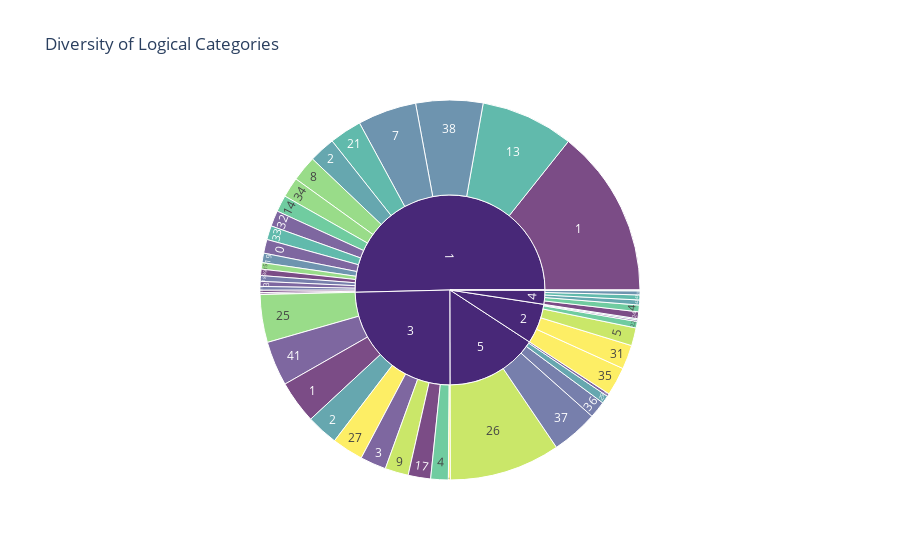

This figure's notebook cell:
### Code cell
# import pandas as pd
# import plotly.express as px

# # Load the data
# campaigns = pd.read_csv("../data/fpa/campaigns_fpa_filtered_final.csv")

# # Split the logical_category into two parts: A and B
# categories_split = campaigns['logical_category'].astype(str).str.split('.', expand=True)
# campaigns['A'] = categories_split[0]
# campaigns['B'] = categories_split[1]

# # Count the occurrences of each A and B combination
# category_counts = campaigns.groupby(['A', 'B']).size().reset_index(name='count')

# # Create a sunburst chart
# fig = px.sunburst(
#     category_counts,
#     path=['A', 'B'],
#     values='count',
#     title='Diversity of Logical Categories',
#     color='B',
#     color_discrete_sequence=px.colors.sequential.Viridis
# )

# # Show the plot
# fig.show()

### Figure 1 — Plotly figure (JSON) as saved in the notebook; plotly's stock layout.template omitted (floating-point values rounded to 4 significant figures)
{"data": [{"branchvalues": "total", "customdata": [["1"], ["3"], ["1"], ["11"], ["28"], ["12"], ["13"], ["14"], ["15"], ["16"], ["31"], ["17"], ["17"], ["32"], ["18"], ["19"], ["29"], ["33"], ["4"], ["34"], ["5"], ["35"], ["4"], ["6"], ["0"], ["36"], ["7"], ["3"], ["2"], ["3"], ["2"], ["21"], ["22"], ["3"], ["8"], ["9"], ["23"], ["24"], ["41"], ["37"], ["38"], ["42"], ["43"], ["44"], ["3"], ["25"], ["26"], ["27"], ["39"], ["3"], ["(?)"], ["(?)"], ["(?)"], ["(?)"], ["(?)"]], "domain": {"x": [0, 1], "y": [0, 1]}, "hovertemplate": "labels=%{label}<br>count=%{value}<br>parent=%{parent}<br>id=%{id}<br>B=%{customdata[0]}<extra></extra>", "ids": ["1/1", "5/3", "3/1", "1/11", "4/28", "2/12", "1/13", "1/14", "1/15", "1/16", "2/31", "1/17", "3/17", "1/32", "1/18", "1/19", "5/29", "1/33", "3/4", "1/34", "2/5", "2/35", "4/4", "1/6", "1/0", "5/36", "1/7", "0/3", "1/2", "1/3", "3/2", "1/21", "2/22", "2/3", "1/8", "3/9", "3/23", "4/24", "3/41", "5/37", "1/38", "4/42", "4/43", "4/44", "3/3", "3/25", "5/26", "3/27", "1/39", "0", "1", "2", "3", "4", "5"], "labels": ["1", "3", "1", "11", "28", "12", "13", "14", "15", "16", "31", "17", "17", "32", "18", "19", "29", "33", "4", "34", "5", "35", "4", "6", "0", "36", "7", "3", "2", "3", "2", "21", "22", "3", "8", "9", "23", "24", "41", "37", "38", "42", "43", "44", "3", "25", "26", "27", "39", "0", "1", "2", "3", "4", "5"], "marker": {"colors": ["#440154", "#482878", "#440154", "#3e4989", "#31688e", "#26828e", "#1f9e89", "#35b779", "#6ece58", "#b5de2b", "#fde725", "#440154", "#440154", "#482878", "#3e4989", "#31688e", "#26828e", "#1f9e89", "#35b779", "#6ece58", "#b5de2b", "#fde725", "#35b779", "#440154", "#482878", "#3e4989", "#31688e", "#482878", "#26828e", "#482878", "#26828e", "#1f9e89", "#35b779", "#482878", "#6ece58", "#b5de2b", "#fde725", "#440154", "#482878", "#3e4989", "#31688e", "#26828e", "#1f9e89", "#35b779", "#482878", "#6ece58", "#b5de2b", "#fde725", "#440154", "#482878", "#482878", "#482878", "#482878", "#482878", "#482878"]}, "name": "", "parents": ["1", "5", "3", "1", "4", "2", "1", "1", "1", "1", "2", "1", "3", "1", "1", "1", "5", "1", "3", "1", "2", "2", "4", "1", "1", "5", "1", "0", "1", "1", "3", "1", "2", "2", "1", "3", "3", "4", "3", "5", "1", "4", "4", "4", "3", "3", "5", "3", "1", "", "", "", "", "", ""], "type": "sunburst", "values": [1378, 23, 352, 31, 33, 10, 762, 136, 53, 2, 198, 19, 184, 129, 47, 78, 65, 115, 144, 165, 147, 234, 55, 14, 113, 139, 482, 1, 215, 41, 260, 265, 53, 13, 210, 192, 16, 56, 366, 382, 550, 41, 41, 6, 213, 392, 910, 257, 52, 1, 4857, 655, 2376, 232, 1519]}], "layout": {"legend": {"tracegroupgap": 0}, "sunburstcolorway": ["#440154", "#482878", "#3e4989", "#31688e", "#26828e", "#1f9e89", "#35b779", "#6ece58", "#b5de2b", "#fde725"], "title": {"text": "Diversity of Logical Categories"}}}
